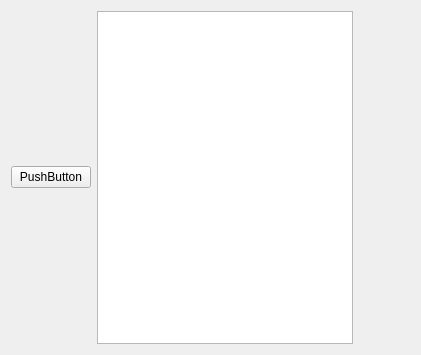
<ui version="4.0" >
 <class>Calculator</class>
 <widget class="QWidget" name="Calculator" >
  <property name="windowModality" >
   <enum>Qt::NonModal</enum>
  </property>
  <property name="geometry" >
   <rect>
    <x>0</x>
    <y>0</y>
    <width>421</width>
    <height>355</height>
   </rect>
  </property>
  <property name="sizePolicy" >
   <sizepolicy vsizetype="Preferred" hsizetype="Preferred" >
    <horstretch>255</horstretch>
    <verstretch>100</verstretch>
   </sizepolicy>
  </property>
  <property name="maximumSize" >
   <size>
    <width>166666</width>
    <height>16777215</height>
   </size>
  </property>
  <property name="baseSize" >
   <size>
    <width>300</width>
    <height>400</height>
   </size>
  </property>
  <property name="contextMenuPolicy" >
   <enum>Qt::NoContextMenu</enum>
  </property>
  <property name="windowTitle" >
   <string>Calculator Builder</string>
  </property>
  <layout class="QFormLayout" name="formLayout" >
   <item row="0" column="0" >
    <layout class="QGridLayout" name="gridLayout" >
     <item row="0" column="1" >
      <widget class="QTextEdit" name="textEdit" />
     </item>
     <item row="0" column="0" >
      <widget class="QPushButton" name="pushButton" >
       <property name="text" >
        <string>PushButton</string>
       </property>
      </widget>
     </item>
    </layout>
   </item>
  </layout>
 </widget>
 <resources/>
 <connections/>
</ui>
